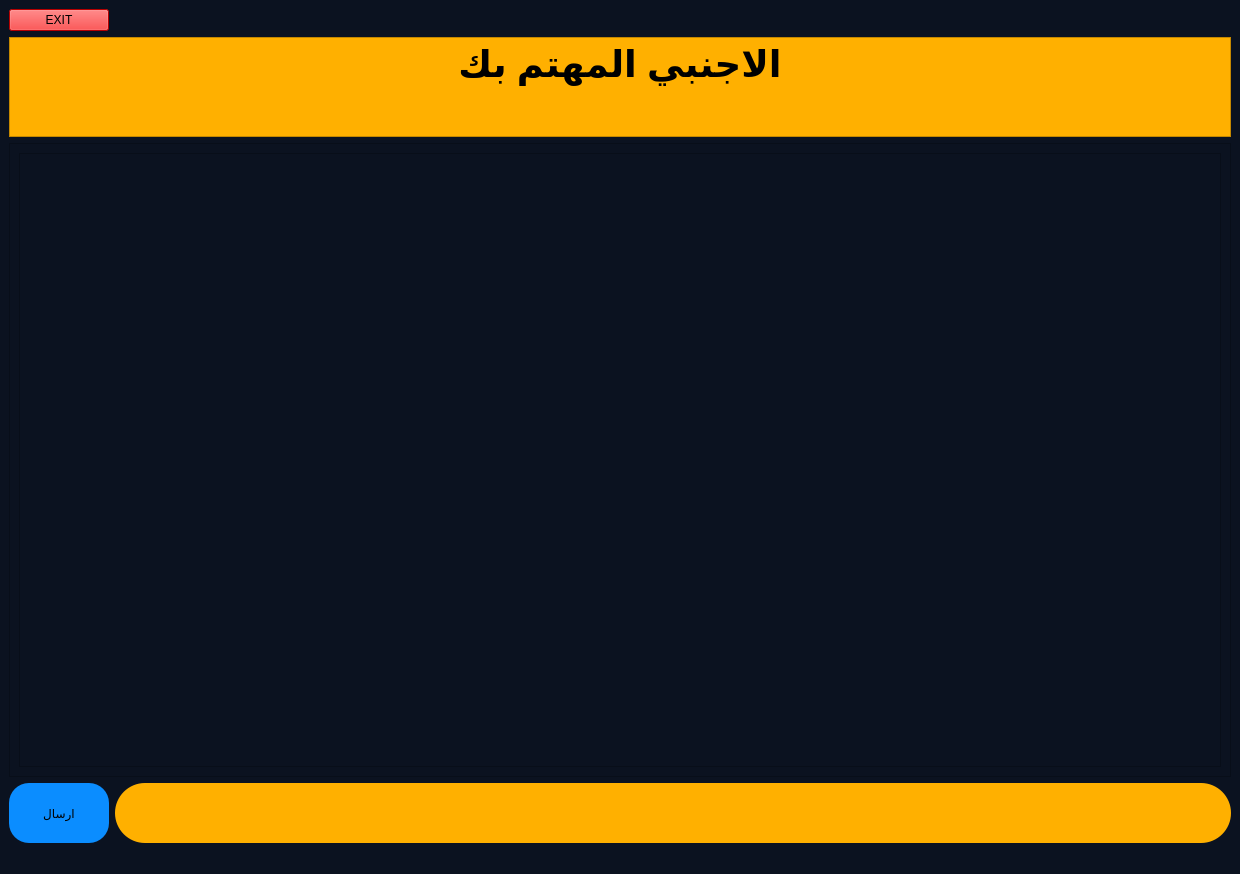
<?xml version="1.0" encoding="UTF-8"?>
<ui version="4.0">
 <class>ui6</class>
 <widget class="QMainWindow" name="ui6">
  <property name="geometry">
   <rect>
    <x>0</x>
    <y>0</y>
    <width>1240</width>
    <height>874</height>
   </rect>
  </property>
  <property name="windowTitle">
   <string>MainWindow</string>
  </property>
  <property name="styleSheet">
   <string notr="true">background-color: rgb(11, 18, 32);</string>
  </property>
  <widget class="QWidget" name="centralwidget">
   <layout class="QGridLayout" name="gridLayout">
    <item row="0" column="0">
     <widget class="QPushButton" name="pushButton_2">
      <property name="styleSheet">
       <string notr="true">background-color: rgb(255, 0, 0);</string>
      </property>
      <property name="text">
       <string>EXIT</string>
      </property>
     </widget>
    </item>
    <item row="0" column="1">
     <spacer name="horizontalSpacer">
      <property name="orientation">
       <enum>Qt::Horizontal</enum>
      </property>
      <property name="sizeHint" stdset="0">
       <size>
        <width>1113</width>
        <height>20</height>
       </size>
      </property>
     </spacer>
    </item>
    <item row="1" column="0" colspan="2">
     <widget class="QTextBrowser" name="textBrowser">
      <property name="maximumSize">
       <size>
        <width>16777215</width>
        <height>100</height>
       </size>
      </property>
      <property name="styleSheet">
       <string notr="true">background-color: rgb(255, 176, 0);</string>
      </property>
      <property name="html">
       <string>&lt;!DOCTYPE HTML PUBLIC &quot;-//W3C//DTD HTML 4.0//EN&quot; &quot;http://www.w3.org/TR/REC-html40/strict.dtd&quot;&gt;
&lt;html&gt;&lt;head&gt;&lt;meta name=&quot;qrichtext&quot; content=&quot;1&quot; /&gt;&lt;meta charset=&quot;utf-8&quot; /&gt;&lt;style type=&quot;text/css&quot;&gt;
p, li { white-space: pre-wrap; }
hr { height: 1px; border-width: 0; }
li.unchecked::marker { content: &quot;\2610&quot;; }
li.checked::marker { content: &quot;\2612&quot;; }
&lt;/style&gt;&lt;/head&gt;&lt;body style=&quot; font-family:'Segoe UI'; font-size:9pt; font-weight:400; font-style:normal;&quot;&gt;
&lt;p align=&quot;center&quot; style=&quot; margin-top:0px; margin-bottom:0px; margin-left:0px; margin-right:0px; -qt-block-indent:0; text-indent:0px;&quot;&gt;&lt;span style=&quot; font-size:28pt; font-weight:700; color:#000000;&quot;&gt;الاجنبي المهتم بك&lt;/span&gt;&lt;/p&gt;&lt;/body&gt;&lt;/html&gt;</string>
      </property>
     </widget>
    </item>
    <item row="2" column="0" colspan="2">
     <widget class="QScrollArea" name="scrollArea">
      <property name="widgetResizable">
       <bool>true</bool>
      </property>
      <widget class="QWidget" name="scrollAreaWidgetContents">
       <property name="geometry">
        <rect>
         <x>0</x>
         <y>0</y>
         <width>1220</width>
         <height>609</height>
        </rect>
       </property>
       <layout class="QGridLayout" name="gridLayout_2">
        <item row="0" column="0">
         <widget class="QTextBrowser" name="textBrowser_2">
          <property name="styleSheet">
           <string notr="true">font: 12pt &quot;Segoe UI&quot;;
color: rgb(255, 255, 255);</string>
          </property>
         </widget>
        </item>
       </layout>
      </widget>
     </widget>
    </item>
    <item row="3" column="0">
     <widget class="QPushButton" name="pushButton">
      <property name="minimumSize">
       <size>
        <width>100</width>
        <height>60</height>
       </size>
      </property>
      <property name="styleSheet">
       <string notr="true">border-radius: 20%;
font: 12pt &quot;Segoe UI&quot;;
background-color: rgb(11, 141, 255);</string>
      </property>
      <property name="text">
       <string>ارسال</string>
      </property>
      <property name="shortcut">
       <string>Return</string>
      </property>
     </widget>
    </item>
    <item row="3" column="1">
     <widget class="QLineEdit" name="lineEdit">
      <property name="minimumSize">
       <size>
        <width>0</width>
        <height>60</height>
       </size>
      </property>
      <property name="styleSheet">
       <string notr="true">border-radius: 30%;
background-color: rgb(255, 176, 0);</string>
      </property>
     </widget>
    </item>
   </layout>
  </widget>
  <widget class="QMenuBar" name="menubar">
   <property name="geometry">
    <rect>
     <x>0</x>
     <y>0</y>
     <width>1240</width>
     <height>21</height>
    </rect>
   </property>
  </widget>
  <widget class="QStatusBar" name="statusbar"/>
 </widget>
 <resources/>
 <connections/>
</ui>
